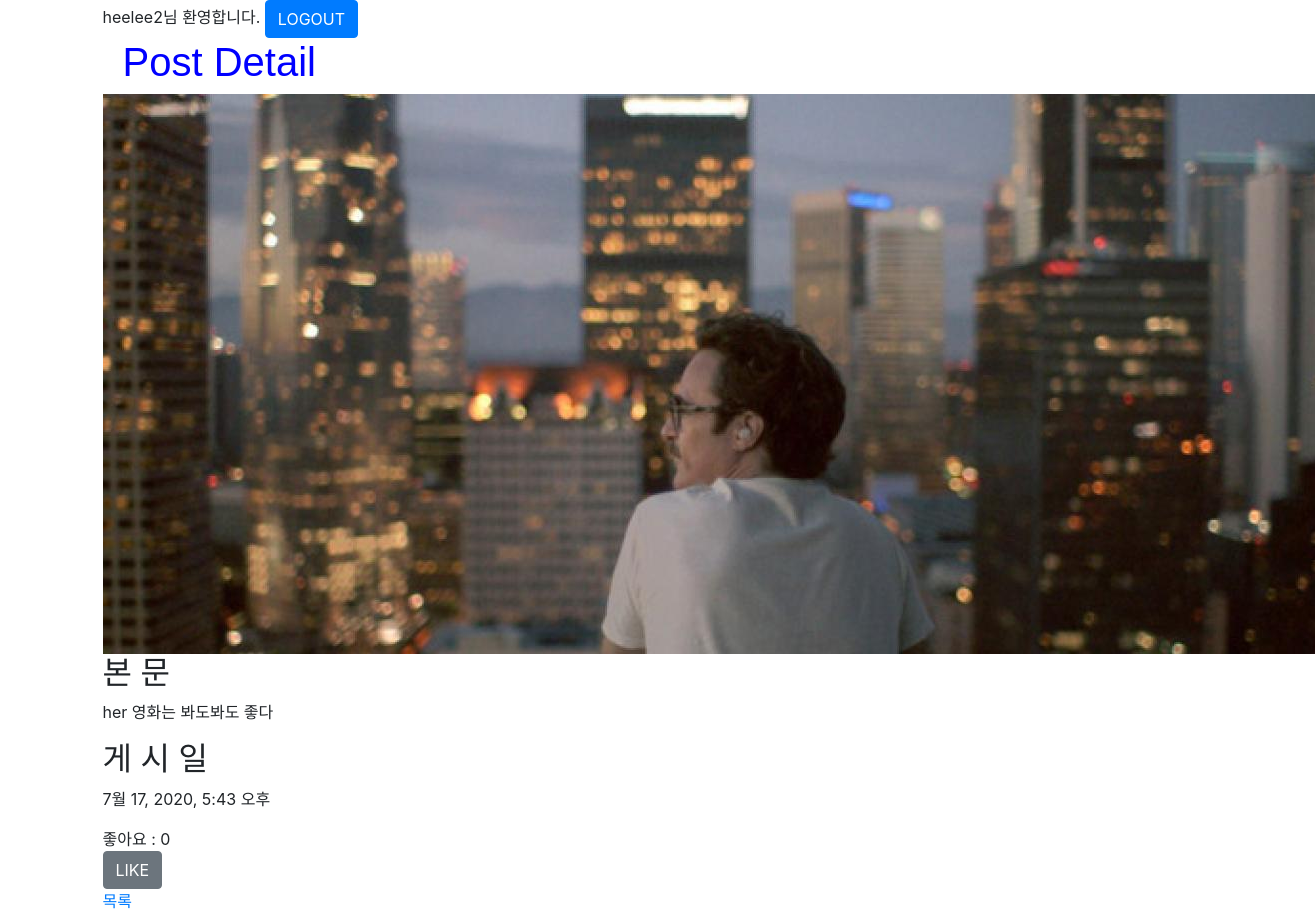
Screenshot of /posts/9/ (signed in) with the database file from the repository.
### posts/models.py (models this page shows, shortened)
class Post(models.Model):
    user = models.ForeignKey(User, on_delete=models.CASCADE, null=False)
    body = models.TextField()
    image = models.ImageField(upload_to='posts', null=True)
    created_at = models.DateTimeField()
    liked_users = models.ManyToManyField(User, related_name='liked_posts')

### posts/views.py (the view)
# urls.py: path('<int:post_id>/', views.detail, name='detail'),
def detail(request, post_id):
    post = Post.objects.get(id=post_id)
    context = {'post' : post }
    return render(request, 'posts/detail.html', context)

### posts/templates/posts/detail.html (shortened to what this page needs)
{% extends 'base.html' %}
{% load static %}
{% block style %}
        <link rel="stylesheet" href="{% static 'posts/style.css' %}" type="text/css" />
{% endblock %}
{% block content %}
    <div class="container">
        <h1>Post Detail</h1>
        {% if post.image %}
            <div>
                <img src="{{ post.image.url }}"></img>
            </div>
        {% endif %}
        {% if post %}
            <h2>본 문</h2>
            <p>{{ post.body }}</p>
            <h2>게 시 일</h2>
            <p>{{ post.created_at }}</p>
        {% else %}
            <p> No Posts. </p>
        {% endif %}
        <div>
            좋아요 : {{ post.liked_users.count }}
        </div>
        {% if user.is_authenticated %}
            {% if user in post.liked_users.all %}
                <form action="{% url 'posts:like' post.id %}" method="POST">
                    {% csrf_token %}
                    <button type="submit" class="btn btn-primary">LIKE</button>
                </form>
            {% else %}
                <form action="{% url 'posts:like' post.id %}" method="POST">
                    <button type="submit" class="btn btn-secondary">LIKE</button>
                </form>
            {% endif %}
        {% endif %}
        <a href="{% url 'posts:index' %}">목록 </a><br>
    </div>
{% endblock %}

### templates/base.html (shortened to what this page needs)
{% load static %}
<!DOCTYPE html>
<html>
    <head>
        <link rel="stylesheet" href="{% static 'posts/style.css' %}" type="text/css" />
        <link rel="stylesheet" href="https://stackpath.bootstrapcdn.com/bootstrap/4.5.0/css/bootstrap.min.css">
        {% block style %}
        {% endblock %}
    </head>
    <body>
         {% if user.is_authenticated %}
            <div class="container">
                <form action="{% url 'accounts:logout' %}" method="POST">
                    {{ user.get_username }}님 환영합니다.
                    <button type="submit" class="btn btn-primary">LOGOUT</button>
                </form>
            </div>
        {% endif %}
        {% block content %}
        {% endblock %}
    </body>
</html>

### posts/static/posts/style.css (style rules this page uses)
h1 { font-family: 'Noto Sans KR', sans-serif; color: blue; position: relative; left: 20px; }

### rows the page displays
Post: image (picture), body "her 영화는 봐도봐도 좋다", created_at "7월 17, 2020, 5:43 오후", liked_users.count "0"

### other values shown
{{ user.get_username }} "heelee2"
